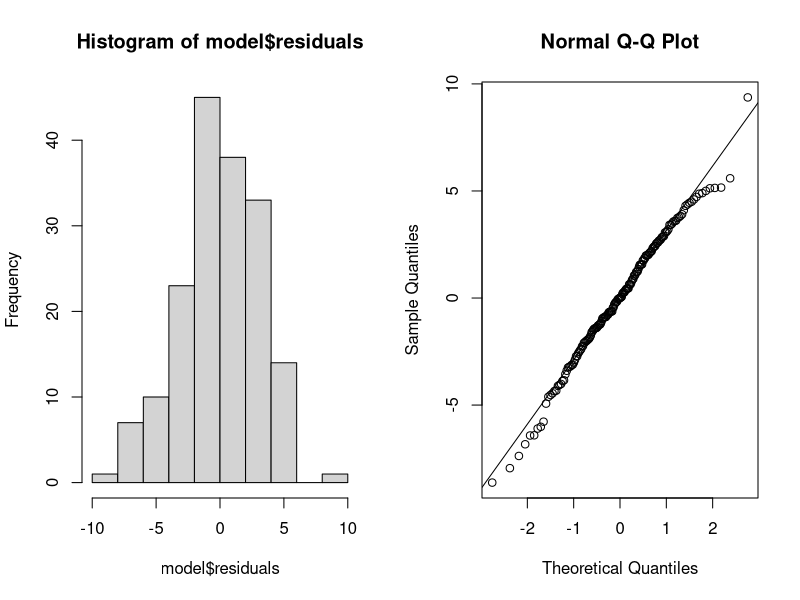
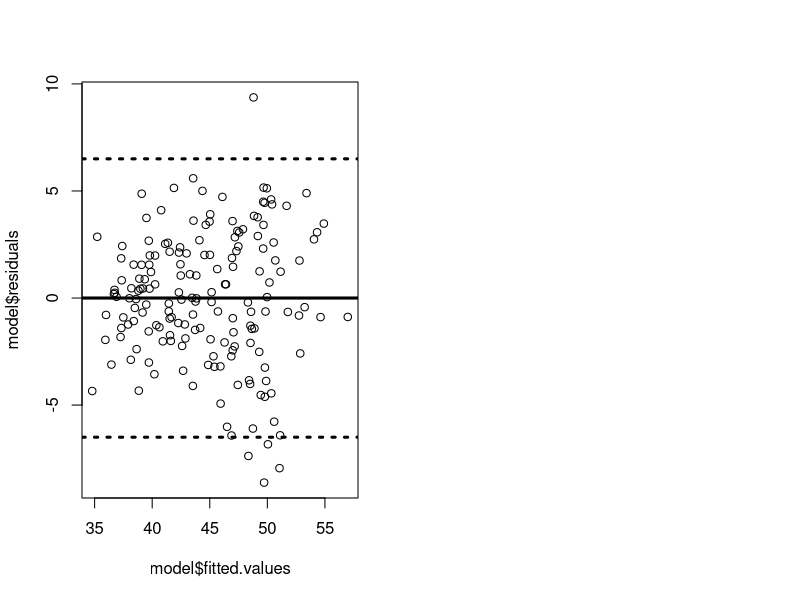

These charts were generated, in order, by the following R code:
getwd()

data = read.csv("marketing.csv")
model <- lm(revenues ~ marketing_total, data = data)
str(model)
model$fitted.values
res_manual <- data$revenues - model$fitted.values
res_model <- model$residuals
yhat_model <- model$fitted.values
yhat_manual <- model$coefficients[1] + (data$marketing_total * model$coefficients[2])

df <- data.frame(cbind(yhat_model, yhat_manual, res_model, res_manual))
print(df)
str(df)
?abline()

# Normality assumption
par(mfrow = c(1,2))
hist(model$residuals)
qqnorm(model$residuals)
qqline(model$residuals)

# Equal Variance assumption
plot(model$fitted.values, model$residuals)
abline(0,0, lwd=3);abline(h = c(-6.5,6.5), lwd=3,lty=3)

# Predict
newdata <- data.frame(marketing_total = 460)
predict.lm(model,newdata, level = 0.99, interval = 'predict')
?predict.lm()


library(dplyr)
set.seed(4510)

market_sample <- sample_frac(data,0.3,repalce = TRUE)
sample_model <- lm(revenues ~ marketing_total, data = market_sample)
sample_model
confint(sample_model)














